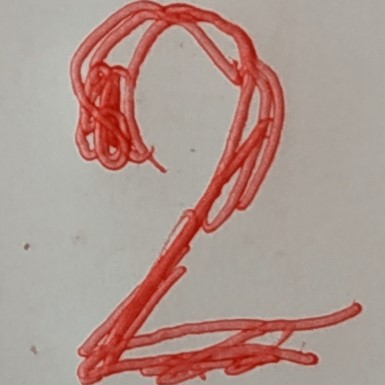
#> input picture Dataset/test_image_Bai7.jpg, 385 x 385 px, found by its file name
$ jupyter execute --allow-errors 6351071012_LAB2_BAI7.ipynb   (shell and % lines are left out)
#> lines starting #> are read from the running program, lines starting #| are printed output that depends on the picture
## Bài 7 (Trang 27 - 31)

Câu 1

[cell 1]
import matplotlib
import matplotlib.pyplot as plt
from sklearn import datasets, tree, metrics
from sklearn.model_selection import train_test_split

digits = datasets.load_digits()

Câu 2

[cell 2]
_, axes = plt.subplots(1, 4)
images_and_labels = list(zip(digits.images, digits.target))
for ax, (image, label) in zip(axes, images_and_labels[:4]):
    ax.set_axis_off()
    ax.imshow(image, cmap=plt.cm.gray_r, interpolation='nearest')
    ax.set_title('Training: %i' % label)
plt.show()
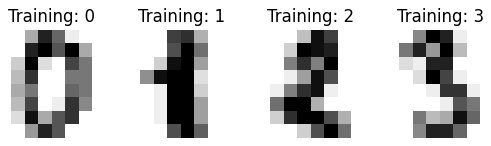
#> figure drawn by matplotlib, 4 panels

print("Bùi Hoàn Duy - 6351071012")

Câu 3,4,5,6,7,8

[cell 3]
# Cell 3: Chuẩn bị dữ liệu (Làm phẳng ảnh)
n_samples = len(digits.images)
data = digits.images.reshape((n_samples, -1))

##Cell 4: Khởi tạo mô hình (Cây quyết định ID3)
classifier = tree.DecisionTreeClassifier(criterion="entropy", random_state=33)

##Cell 5: Chia dữ liệu (Train/Test)
X_train, X_test, y_train, y_test = train_test_split(
    data, digits.target, test_size=0.2, shuffle=False)

## Cell 6: Huấn luyện mô hình
classifier.fit(X_train, y_train)

## Cell 7: Dự đoán trên tập kiểm thử
predicted = classifier.predict(X_test)

## Cell 8: Trực quan hóa kết quả dự đoán
_, axes = plt.subplots(1, 4)
images_and_predictions = list(zip(digits.images[n_samples // 2:], predicted))
for ax, (image, prediction) in zip(axes, images_and_predictions[:4]):
    ax.set_axis_off()
    ax.imshow(image, cmap=plt.cm.gray_r, interpolation='nearest')
    ax.set_title('Prediction: %i' % prediction)
plt.show()
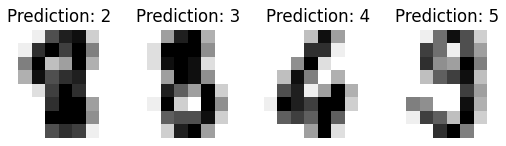
#> figure drawn by matplotlib, 4 panels

print("Bùi Hoàn Duy - 6351071012")

Câu 9

#> (a cell that did not finish here is left out)

Câu 10

[cell 5]
##Cell 10: Đọc và xử lý ảnh tùy chỉnh
from PIL import Image, ImageOps
import numpy as np

img = Image.open('dataset/test_image_Bai7.jpg').convert("L").resize((8,8))
img = ImageOps.invert(img)
imgarr = np.array(img)

plt.imshow(imgarr, cmap=plt.cm.gray_r, interpolation='nearest')
plt.show()
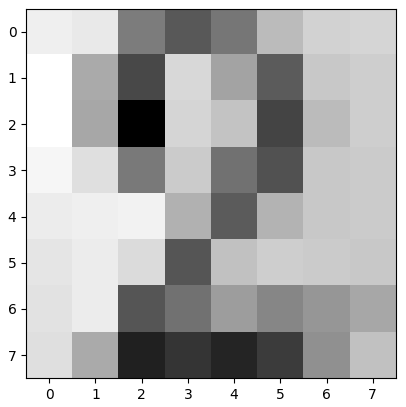
#> figure drawn by matplotlib, 1 panel

print("Bùi Hoàn Duy - 6351071012")

[cell 6]
img1d = imgarr.reshape((1, 64))


img1d[img1d > 109] = 155  # Đặt giá trị lớn hơn 109 thành 155 (trắng)
img1d[img1d < 110] = 0   # Đặt giá trị nhỏ hơn 110 thành 0 (đen)

print(img1d)
#| [[  0   0 155 155 155   0   0   0   0   0 155   0   0 155   0   0   0   0
#|   155   0   0 155   0   0   0   0 155   0 155 155   0   0   0   0   0   0
#|   155   0   0   0   0   0   0 155   0   0   0   0   0   0 155 155   0 155
#|     0   0   0   0 155 155 155 155   0   0]]

# Hiển thị ảnh sau khi chuẩn hóa (reshape lại 8x8 để xem)
img2arr_normalized = img1d.reshape((8, 8))
plt.imshow(img2arr_normalized, cmap=plt.cm.gray_r, interpolation='nearest')
plt.title("After normalize")
plt.show()
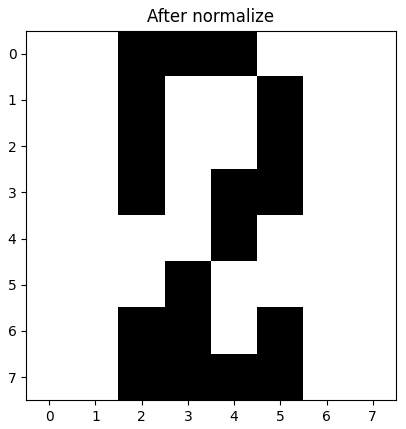
#> figure drawn by matplotlib, 1 panel

print("Bùi Hoàn Duy - 6351071012")

[cell 7]
##Cell 12: Dự đoán ảnh tùy chỉnh
y_pred = classifier.predict(img1d)
#> y_pred = [2]

print("Kết quả dự đoán:", y_pred)
#| Kết quả dự đoán: [2]

print("Bùi Hoàn Duy - 6351071012")
